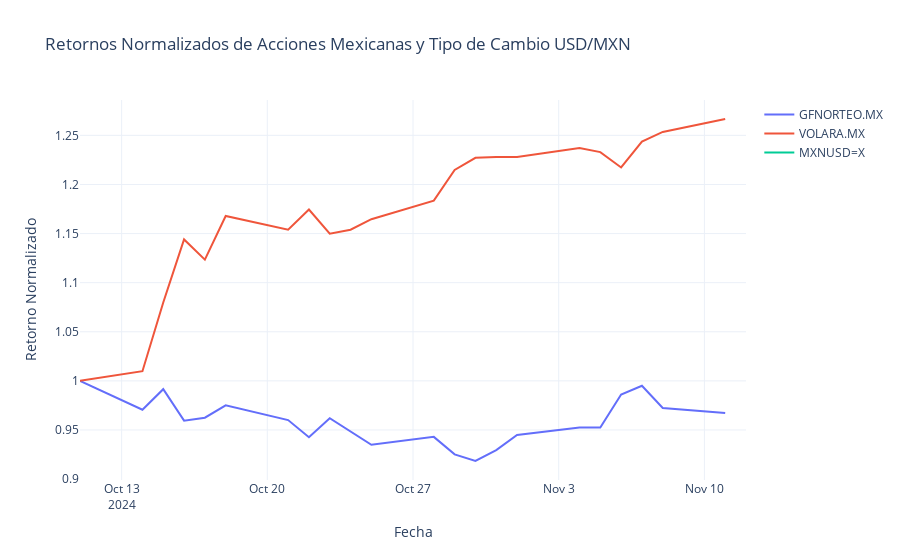
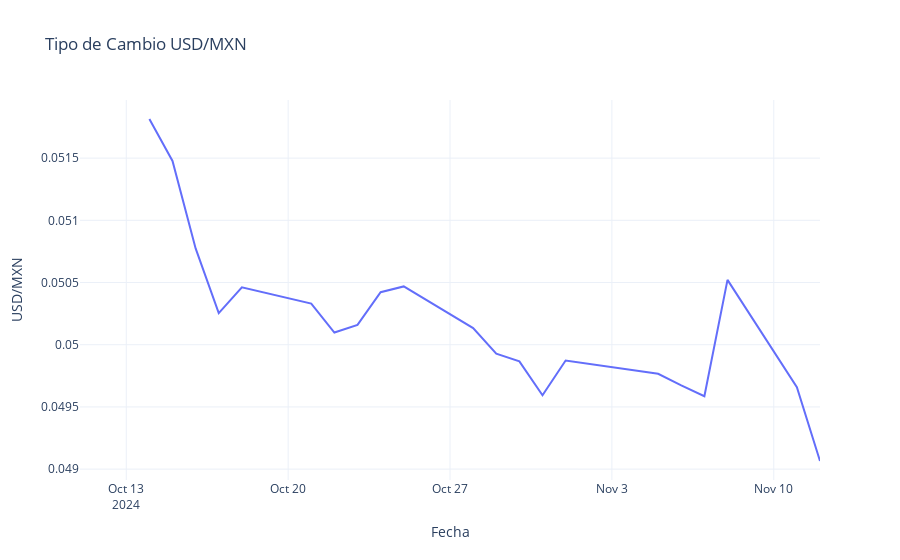

The notebook cell these images were saved under, in order:
### Markdown cell above
### 2.2 Datos de Acciones (Yahoo Finance)

### Code cell
# Lista de tickers mexicanos relevantes, incluyendo el tipo de cambio USD/MXN
mx_tickers = ['GFNORTEO.MX', 'VOLARA.MX', 'MXNUSD=X']

# Obtener datos de acciones y tipo de cambio
stocks_data = collector.get_yahoo_data(mx_tickers, start_date_str, end_date_str)

# Verificar si se obtuvieron datos
if stocks_data.empty:
    print("No se obtuvieron datos para los tickers proporcionados.")
else:
    # Filtrar tickers con datos completos
    required_columns = ['Open', 'High', 'Low', 'Close', 'Volume']
    complete_data_tickers = [
        ticker for ticker in mx_tickers if all((ticker, col) in stocks_data.columns for col in required_columns)
    ]
    
    # Visualización de retornos normalizados
    fig = go.Figure()
    for ticker in complete_data_tickers:
        normalized_price = stocks_data[(ticker, 'Close')] / stocks_data[(ticker, 'Close')].iloc[0]
        fig.add_trace(go.Scatter(
            x=stocks_data.index,
            y=normalized_price,
            mode='lines',
            name=ticker
        ))

    fig.update_layout(
        title='Retornos Normalizados de Acciones Mexicanas y Tipo de Cambio USD/MXN',
        xaxis_title='Fecha',
        yaxis_title='Retorno Normalizado',
        template='plotly_white'
    )
    fig.show()
    
    # Visualización específica del tipo de cambio USD/MXN
    if 'MXNUSD=X' in complete_data_tickers:
        fig = go.Figure()
        fig.add_trace(go.Scatter(
            x=stocks_data.index,
            y=stocks_data[('MXNUSD=X', 'Close')],
            mode='lines',
            name='USD/MXN'
        ))

        fig.update_layout(
            title='Tipo de Cambio USD/MXN',
            xaxis_title='Fecha',
            yaxis_title='USD/MXN',
            template='plotly_white'
        )
        fig.show()

    # Estadísticas básicas de los precios de cierre
    print("\nEstadísticas de Precios de Cierre:")
    for ticker in complete_data_tickers:
        print(f"\nTicker: {ticker}")
        print(stocks_data[(ticker, 'Close')].describe())

### Figure 1 — Plotly figure (JSON) as saved in the notebook; plotly's stock layout.template omitted (floating-point values rounded to 4 significant figures)
{"data": [{"mode": "lines", "name": "GFNORTEO.MX", "type": "scatter", "x": ["2024-10-11T00:00:00", "2024-10-14T00:00:00", "2024-10-15T00:00:00", "2024-10-16T00:00:00", "2024-10-17T00:00:00", "2024-10-18T00:00:00", "2024-10-21T00:00:00", "2024-10-22T00:00:00", "2024-10-23T00:00:00", "2024-10-24T00:00:00", "2024-10-25T00:00:00", "2024-10-28T00:00:00", "2024-10-29T00:00:00", "2024-10-30T00:00:00", "2024-10-31T00:00:00", "2024-11-01T00:00:00", "2024-11-04T00:00:00", "2024-11-05T00:00:00", "2024-11-06T00:00:00", "2024-11-07T00:00:00", "2024-11-08T00:00:00", "2024-11-11T00:00:00", "2024-11-12T00:00:00"], "y": [1, 0.9706, 0.9915, 0.9595, 0.9625, 0.9751, 0.9601, 0.9426, 0.962, 0.9483, 0.9349, 0.943, 0.9252, 0.9184, 0.9295, 0.9448, 0.9525, 0.9525, 0.9861, 0.995, 0.9724, 0.9673, null]}, {"mode": "lines", "name": "VOLARA.MX", "type": "scatter", "x": ["2024-10-11T00:00:00", "2024-10-14T00:00:00", "2024-10-15T00:00:00", "2024-10-16T00:00:00", "2024-10-17T00:00:00", "2024-10-18T00:00:00", "2024-10-21T00:00:00", "2024-10-22T00:00:00", "2024-10-23T00:00:00", "2024-10-24T00:00:00", "2024-10-25T00:00:00", "2024-10-28T00:00:00", "2024-10-29T00:00:00", "2024-10-30T00:00:00", "2024-10-31T00:00:00", "2024-11-01T00:00:00", "2024-11-04T00:00:00", "2024-11-05T00:00:00", "2024-11-06T00:00:00", "2024-11-07T00:00:00", "2024-11-08T00:00:00", "2024-11-11T00:00:00", "2024-11-12T00:00:00"], "y": [1, 1.01, 1.08, 1.144, 1.123, 1.168, 1.154, 1.174, 1.15, 1.154, 1.165, 1.184, 1.215, 1.227, 1.228, 1.228, 1.237, 1.233, 1.217, 1.244, 1.253, 1.267, null]}, {"mode": "lines", "name": "MXNUSD=X", "type": "scatter", "x": ["2024-10-11T00:00:00", "2024-10-14T00:00:00", "2024-10-15T00:00:00", "2024-10-16T00:00:00", "2024-10-17T00:00:00", "2024-10-18T00:00:00", "2024-10-21T00:00:00", "2024-10-22T00:00:00", "2024-10-23T00:00:00", "2024-10-24T00:00:00", "2024-10-25T00:00:00", "2024-10-28T00:00:00", "2024-10-29T00:00:00", "2024-10-30T00:00:00", "2024-10-31T00:00:00", "2024-11-01T00:00:00", "2024-11-04T00:00:00", "2024-11-05T00:00:00", "2024-11-06T00:00:00", "2024-11-07T00:00:00", "2024-11-08T00:00:00", "2024-11-11T00:00:00", "2024-11-12T00:00:00"], "y": [null, null, null, null, null, null, null, null, null, null, null, null, null, null, null, null, null, null, null, null, null, null, null]}], "layout": {"title": {"text": "Retornos Normalizados de Acciones Mexicanas y Tipo de Cambio USD/MXN"}, "xaxis": {"title": {"text": "Fecha"}}, "yaxis": {"title": {"text": "Retorno Normalizado"}}}}

### Figure 2 — Plotly figure (JSON) as saved in the notebook; plotly's stock layout.template omitted (floating-point values rounded to 4 significant figures)
{"data": [{"mode": "lines", "name": "USD/MXN", "type": "scatter", "x": ["2024-10-11T00:00:00", "2024-10-14T00:00:00", "2024-10-15T00:00:00", "2024-10-16T00:00:00", "2024-10-17T00:00:00", "2024-10-18T00:00:00", "2024-10-21T00:00:00", "2024-10-22T00:00:00", "2024-10-23T00:00:00", "2024-10-24T00:00:00", "2024-10-25T00:00:00", "2024-10-28T00:00:00", "2024-10-29T00:00:00", "2024-10-30T00:00:00", "2024-10-31T00:00:00", "2024-11-01T00:00:00", "2024-11-04T00:00:00", "2024-11-05T00:00:00", "2024-11-06T00:00:00", "2024-11-07T00:00:00", "2024-11-08T00:00:00", "2024-11-11T00:00:00", "2024-11-12T00:00:00"], "y": [null, 0.05181, 0.05148, 0.05077, 0.05025, 0.05046, 0.05033, 0.0501, 0.05016, 0.05042, 0.05047, 0.05013, 0.04993, 0.04987, 0.04959, 0.04987, 0.0498, 0.04977, 0.04967, 0.04959, 0.05052, 0.04966, 0.04907]}], "layout": {"title": {"text": "Tipo de Cambio USD/MXN"}, "xaxis": {"title": {"text": "Fecha"}}, "yaxis": {"title": {"text": "USD/MXN"}}}}
